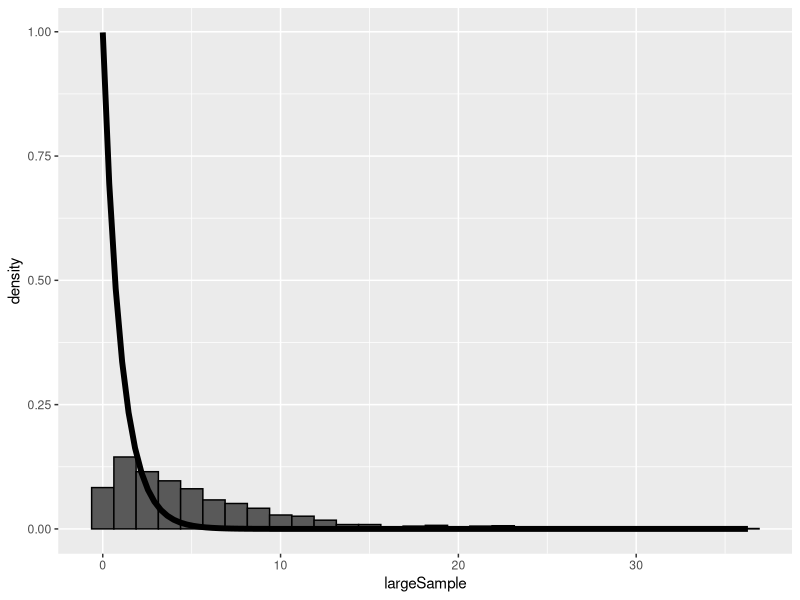
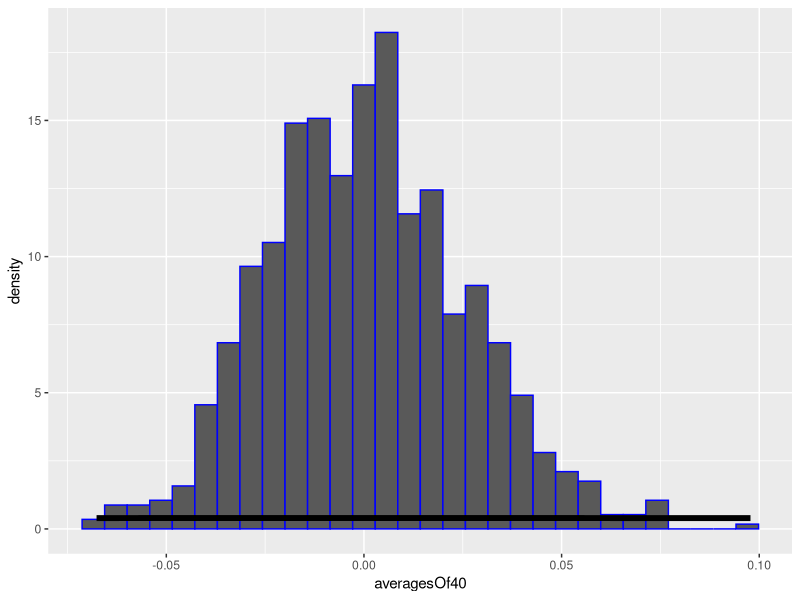
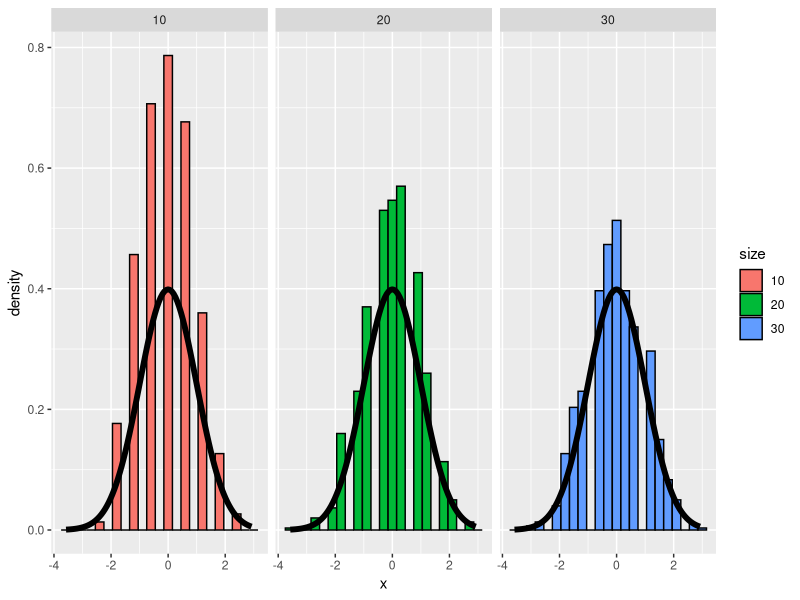

R code for these plots, in order:
library(ggplot2)

# rexp(n, lambda) where lambda is the rate parameter.
#     The mean of exponential distribution is 1/lambda
#     The standard deviation is also 1/lambda
# Set lambda = 0.2 for all of the simulations.
# You will investigate the distribution of averages of 40 exponentials.
# Note that you will need to do a thousand simulations.
# 
# Illustrate, via simulation and associated explanatory text, the properties of the distribution of the mean of 40 exponentials.
# 1. Show the sample mean and compare it to the theoretical mean of the distribution.
# 2. Show how variable the sample is (via variance) and compare it to the theoretical variance of the distribution.
# 3. Show that the distribution is approximately normal.
#     - the difference between the distribution of a large collection of random exponentials
#     - the distribution of a large collection of averages of 40 exponentials. 

nosim <- 1000
sampleSize <- 40
lambda <- .2
stdError <- function(l, n) 1/lambda*sqrt(n)
efunc <- function(x, l, n) (mean(x) - (1/l))/stdError(l, n)
# same as efunc above
# efunc <- function(x, l, n) l * sqrt(n) * (mean(x) - (1/l))
theoreticalMean <- 1/lambda
theoreticalVariance <- (1/lambda)^2
# using nosim * sampleSize so, for Q3, we are comparing the set of numbers
rv <- rexp(nosim * sampleSize, lambda)
randomExps <- data.frame(
    largeSample = sample(rv, nosim), 
    averagesOf40 = apply(matrix(rv, nosim), 1, efunc, lambda, sampleSize)
    # averagesOf40 = rowMeans(matrix(rv, nosim))
)
sampleMean <- mean(randomExps$averagesOf40)
sampleVariance <- sampleMean^2

# randomExps <- data.frame(
#     x = c(
#         sample(rv, nosim), 
#         rowMeans(matrix(rv, nosim))
#     ),
#     size = factor(rep(c(1000, 40), rep(nosim, 2)))
# )

# do we need to use something comparable to cfunc (see Coin toss example)?

# with(randomExps, hist(largeSample))
# with(randomExps, hist(averagesOf40))

g <- ggplot(randomExps, aes(x = largeSample)) + geom_histogram(colour = "black", aes(y = ..density..)) 
g + stat_function(fun = dexp, size = 2)

g <- ggplot(randomExps, aes(x = averagesOf40)) + geom_histogram(colour = "blue", aes(y = ..density..)) 
g + stat_function(fun = dnorm, size = 2)

# # Coin toss example
nosim <- 1000
cfunc <- function(x, n) 2 * sqrt(n) * (mean(x) - 0.5) 
dat <- data.frame(
    x = c (
        apply(matrix(sample(0:1, nosim * 10, replace = TRUE), nosim), 1, cfunc, 10),
        apply(matrix(sample(0:1, nosim * 20, replace = TRUE), nosim), 1, cfunc, 20),
        apply(matrix(sample(0:1, nosim * 30, replace = TRUE), nosim), 1, cfunc, 30)
    ),
    size = factor(rep(c(10, 20, 30), rep(nosim, 3)))
)

g <- ggplot(dat, aes(x = x, fill = size)) + geom_histogram(binwidth=.3, colour = "black", aes(y = ..density..)) 
g <- g + stat_function(fun = dnorm, size = 2)
g + facet_grid(. ~ size)


# # Distribution of 1000 random exponentials
# hist(rexp(1000, .2))
# 
# # Distribution of 1000 averages of 40 random exponentials
# means = NULL
# 
# for (i in 1:1000)
#   means = c(means, mean(rexp(40, .2)))
# 
# hist(means)
